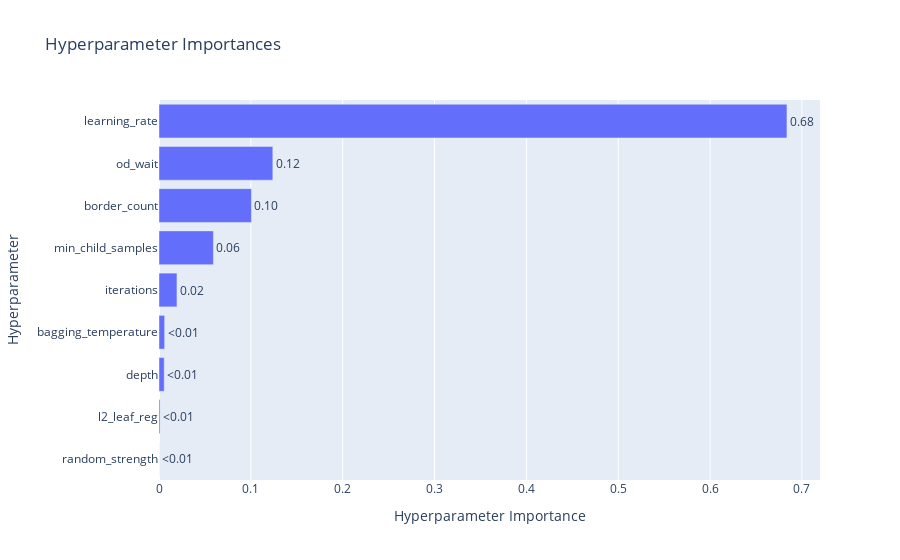

Notebook code for this chart:
### Code cell
optuna.visualization.plot_param_importances(study)

### Figure 1 — Plotly figure (JSON) as saved in the notebook; plotly's stock layout.template omitted (floating-point values rounded to 4 significant figures)
{"data": [{"cliponaxis": false, "hovertemplate": ["random_strength (FloatDistribution): 7.6182627311367365e-06<extra></extra>", "l2_leaf_reg (FloatDistribution): 0.001139032773808588<extra></extra>", "depth (IntDistribution): 0.005680130059410604<extra></extra>", "bagging_temperature (FloatDistribution): 0.006127110881046758<extra></extra>", "iterations (IntDistribution): 0.019551724849348428<extra></extra>", "min_child_samples (IntDistribution): 0.05920632205801587<extra></extra>", "border_count (IntDistribution): 0.10066113090903463<extra></extra>", "od_wait (IntDistribution): 0.12393331522839206<extra></extra>", "learning_rate (FloatDistribution): 0.6836936149782119<extra></extra>"], "name": "Objective Value", "orientation": "h", "text": ["<0.01", "<0.01", "<0.01", "<0.01", "0.02", "0.06", "0.10", "0.12", "0.68"], "textposition": "outside", "type": "bar", "x": [7.618e-06, 0.001139, 0.00568, 0.006127, 0.01955, 0.05921, 0.1007, 0.1239, 0.6837], "y": ["random_strength", "l2_leaf_reg", "depth", "bagging_temperature", "iterations", "min_child_samples", "border_count", "od_wait", "learning_rate"]}], "layout": {"title": {"text": "Hyperparameter Importances"}, "xaxis": {"title": {"text": "Hyperparameter Importance"}}, "yaxis": {"title": {"text": "Hyperparameter"}}}}
